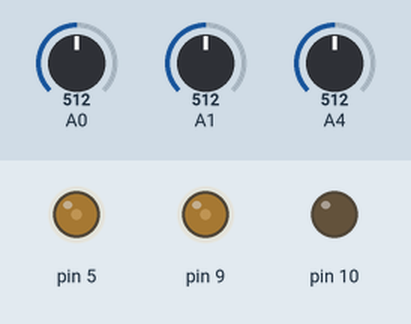
Simulated run of this sketch. Board: Arduino Leonardo, built with avr-gcc and run on an emulated ATmega32U4. On the bench: output pins drawn as LEDs (lit = HIGH). The inputs (shaded band) are chosen by the test bench; at power-on: A4 = 512, A0 = 512, A1 = 512. What the sketch prints to the serial monitor is not drawn.

Above: at 1.2 s.
1.3 s: A4 set to 306
At 2.5 s:
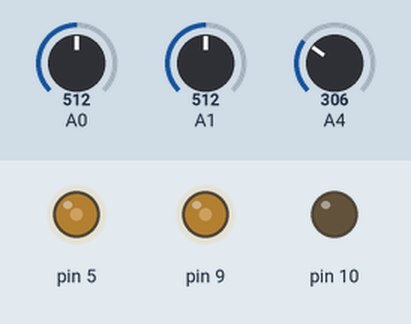
2.8 s: A4 set to 1023
At 4.0 s:
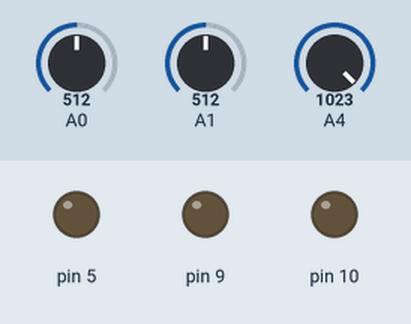
4.3 s: A0 set to 534
6.0 s: A1 set to 537
8.2 s: A1 set to 599
9.7 s: A1 set to 622
Timing chart, 0 to 12.7 s (numbered marks = the images above; inputs shaded):
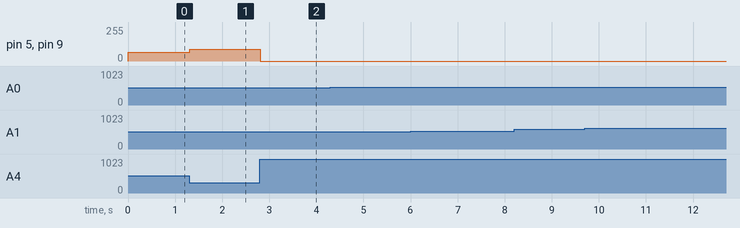

Measured:
- after the input at 1.3 s, pin 5, pin 9: 64/255 → 90/255 at once
- after the input at 2.8 s, pin 5, pin 9: 90/255 → 0/255 at once
- after the input at 4.3 s, every drawn part: stays the same
- after the input at 6.0 s, every drawn part: stays the same
- after the input at 8.2 s, every drawn part: stays the same
- after the input at 9.7 s, every drawn part: stays the same

The sketch:

cod_arduino.ino
```cpp
#include <Esplora.h>


void setup() {
  // put your setup code here, to run once:
  Serial.begin(9600);
}

void loop() {
    // put your main code here, to run repeatedly:
  int slider = Esplora.readSlider();
  int analogX = Esplora.readJoystickX();
  int analogY = Esplora.readJoystickY();
  int powerButton = Esplora.readButton(SWITCH_4);
  int pauseButton = Esplora.readButton(SWITCH_3);
  int interactButton = Esplora.readButton(SWITCH_1);
  int gravityRGB = map(slider, -1023, 1023, 255, 0);
  slider = map(slider, 0, 1023, -1000, 1000);

  Esplora.writeRGB(gravityRGB,0,gravityRGB);

  Serial.print("sl");
  Serial.print(":");
  Serial.print(slider);

  Serial.print("#");

  Serial.print("anX");
  Serial.print(":");
  Serial.print(analogX);

  Serial.print("#");

  Serial.print("anY");
  Serial.print(":");
  Serial.print(analogY);

  Serial.print("#");

  Serial.print("bPo");
  Serial.print(":");
  Serial.print(powerButton);

  Serial.print("#");

  Serial.print("bPa");
  Serial.print(":");
  Serial.print(pauseButton);

  Serial.print("#");

  Serial.print("bIn");
  Serial.print(":");
  Serial.print(interactButton);

  Serial.print("]");

  delay(10);
}
```
